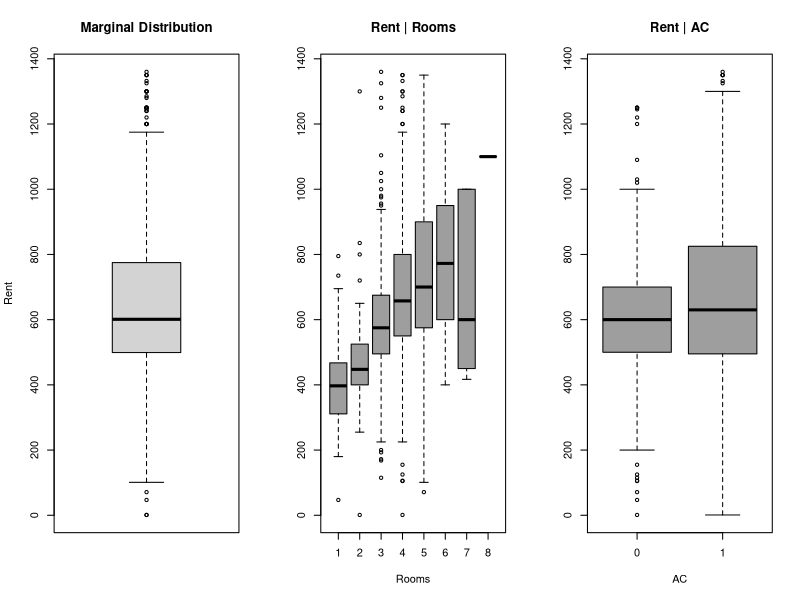
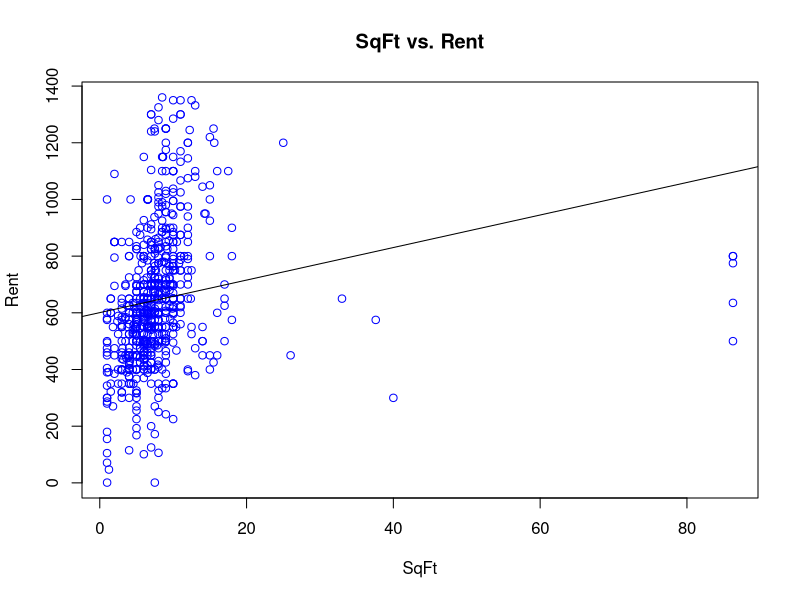
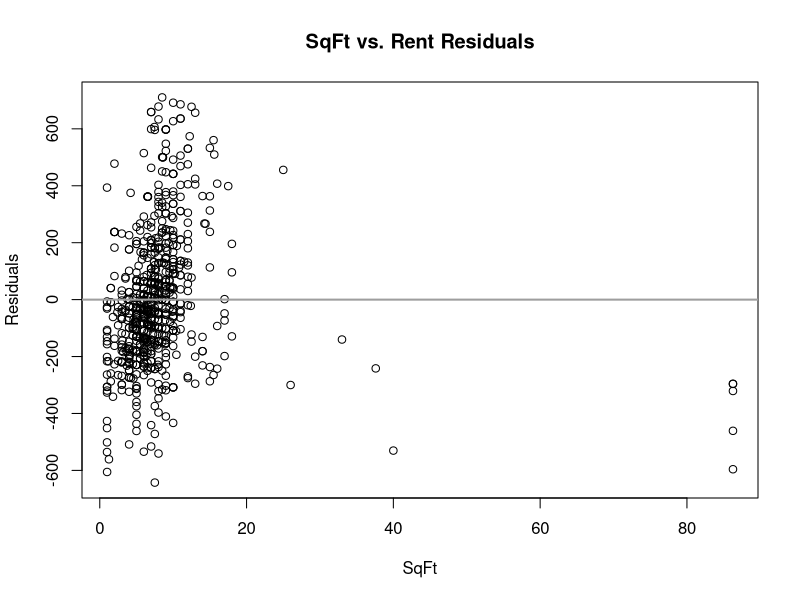
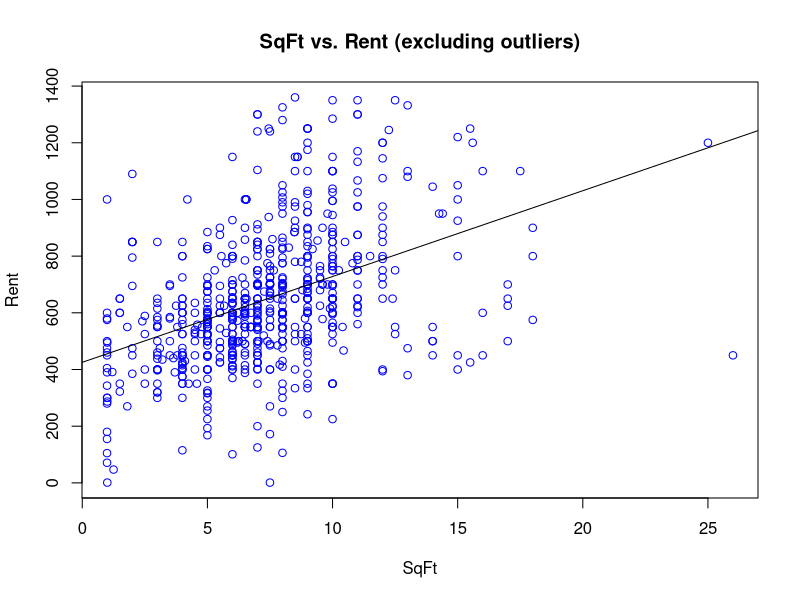
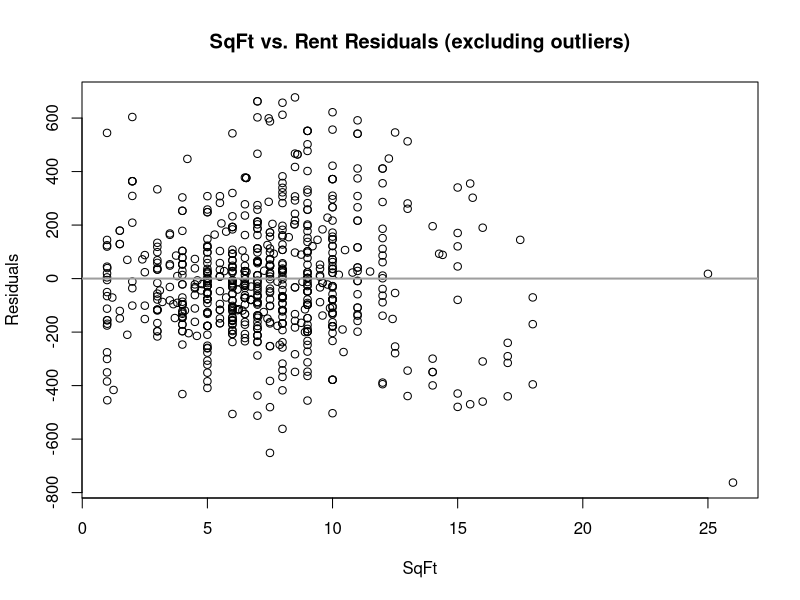

Here is the R script that generated these plots, in order:
setwd("/Users/stephenpuiszis/Tresors/graduate-school/41100-applied-regression/code/homework1")
housing = read.csv(file = "rent.csv")

# (i) Produce a boxplot for the marginal distribution of Rent, and compare this to boxplots for
# conditional distributions for Rent given each level of AC, and for Rent given the different numbers of Rooms.
# What can you say about the effect of these variables on rent?
par(mfrow=c(1,3))
boxplot(
  housing$Rent,
  ylab="Rent",
  main="Marginal Distribution"
)
boxplot(
  housing$Rent ~ housing$Rooms,
  xlab="Rooms",
  ylab=NULL,
  col=8,
  main="Rent | Rooms",
)
boxplot(
  housing$Rent ~ housing$AC,
  xlab="AC",
  ylab=NULL,
  col=8,
  main="Rent | AC",
)

# (ii) Reconsider the questions in (i) through ANOVA rather than plots. That is, do two ANOVAs to find the SSR, SSE, and SST for Rent grouped either by AC and Rooms.
# • In each case, what % of total variation is explained by the grouping?
# • Do you think that these factors make a meaningful difference to rent?
# • How does your conclusion compare to the F value and Pr(> F) on the ANOVA table?
# • Compare your results to the boxplots in (i).
room_model = lm(formula = housing$Rent ~ housing$Rooms)
anova(room_model)

ac_model = lm(formula = housing$Rent ~ housing$AC)
anova(ac_model)

# (iii) Now investigate the effect of apartment size (SqFt) on rent.
# Calculate the correlation between SqF t and Rent and use this to fit the regression line Rent = b0 + b1SqF t + e.
# What does b1 tell you about the influence of SqFt? What would you say if asked to predict at SqFt = 0?
model = lm(formula = housing$Rent ~housing$SqFt)
model_correlation = cor(housing$SqFt, housing$Rent)
# summary(model)

# (iv) Consider the results from your regression in (iii).
# Plot the data and regression line.
# Plot the residuals both as a histogram and against SqFt.
# Do you see any problems?
# Could you get a better model by ignoring some observations? If so, re-fit the model.
par(mfrow=c(1,1))
plot(
  housing$SqFt,
  housing$Rent,
  main = "SqFt vs. Rent",
  xlab ="SqFt",
  ylab ="Rent",
  col = "blue",
)
abline(model)

# Residuals
plot(
  housing$SqFt,
  residuals(model),
  main = "SqFt vs. Rent Residuals",
  xlab = "SqFt",
  ylab = "Residuals",
  col = "black",
)
abline(h=0, col=8, lwd=2)

# Refit our model, excluding values 3 standard deviations above the mean.
new_sqft_max= mean(housing$SqFt) + sd(housing$SqFt) * 3
subset_housing = subset(housing, SqFt < new_sqft_max)
new_model = lm(formula = subset_housing$Rent ~ subset_housing$SqFt)
new_model_correlation = cor(subset_housing$SqFt, subset_housing$Rent)

plot(
  subset_housing$SqFt,
  subset_housing$Rent,
  main = "SqFt vs. Rent (excluding outliers)",
  xlab = "SqFt",
  ylab = "Rent",
  col = "blue",
)
abline(new_model)

plot(
  subset_housing$SqFt,
  residuals(new_model),
  main = "SqFt vs. Rent Residuals (excluding outliers)",
  xlab = "SqFt",
  ylab = "Residuals",
  col = "black",
)
abline(h=0, col=8, lwd=2)

